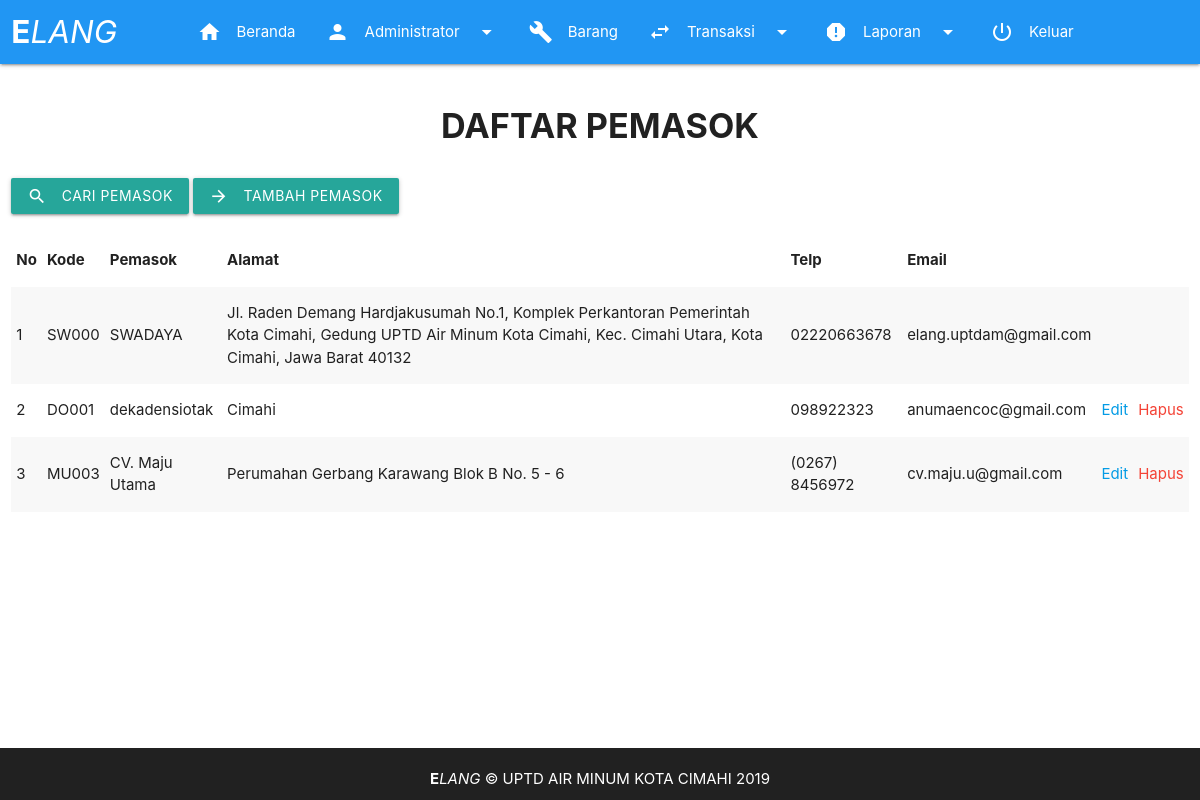
The page /page/list_supplier.php (signed in) on the database its author committed.
### tables this page shows
CREATE TABLE `supplier` (
  `id` tinyint(4) NOT NULL,
  `kode` varchar(5) NOT NULL,
  `nama` varchar(255) NOT NULL,
  `alamat` text NOT NULL,
  `no_kontak` varchar(20) NOT NULL,
  `email` varchar(100) NOT NULL,
  `num_kode` int(3) NOT NULL
);

### fungsi/fungsi.php (called while the page is built, shortened)
<?php
function tampilkan_supplier(){
	global $link;
	$query = "SELECT * FROM supplier";
	$result = mysqli_query($link, $query) or die ('gagal menampilkan data supplier');
	return $result;
}
?>

### page/list_supplier.php (the view, shortened to what this page needs)
<!DOCTYPE html>
  <html>
    <head>
      <?php require_once "../aset/view/headcontent.php"; ?>
    </head>
    <body>
      <?php
      require_once "../aset/view/header.php";
      require_once "../fungsi/db.php";
      require_once "../fungsi/fungsi.php";
      $nourut = 1;
      $supplier = tampilkan_supplier();
      ?>
      <main>
        <div class="row">
          <div class="col s12">
            <h4><div class="center"><b>DAFTAR PEMASOK</b></div></h4>
          </div>
        </div>
        <div class="row">
          <div class="col s12">
            <button class="btn waves-effect waves-light" onClick="tampilkan_cari()">Cari Pemasok
              <i class="material-icons left">search</i>
            </button>
            <button class="btn waves-effect waves-light" onClick="tampilkan_form()">Tambah Pemasok
              <i class="material-icons left">arrow_forward</i>
            </button>
          </div>
        </div>
        <div class="row">
          <div class="col s12">
            <table class="striped responsive-table">
              <thead>
                <tr>
                    <th>No</th>
                    <th>Kode</th>
                    <th>Pemasok</th>
                    <th>Alamat</th>
                    <th>Telp</th>
                    <th>Email</th>
                    <th></th>
                    <th></th>
                </tr>
              </thead>
              <tbody>
                <?php
                while($row = mysqli_fetch_assoc($supplier)):
								$sembunyi = '';
                if ($row['kode'] === 'SW000') {
                  $sembunyi = 'none';
                }else{
                  $sembunyi = '';
                }
                ?>
                <tr>
                  <td><?=$nourut++;?></td>
                  <td><?=$row['kode'];?></td>
                  <td><?=$row['nama'];?></td>
                  <td><?=$row['alamat'];?></td>
                  <td><?=$row['no_kontak'];?></td>
                  <td><?=$row['email'];?></td>
                  <td><a href="edit_list_supplier.php?id=<?=$row['id'];?>" style="display: <?=$sembunyi;?>;">Edit</a></td>
                  <td><a href="hapus_supplier.php?id=<?=$row['id'];?>" class="red-text" onclick="return confirm('Apakah anda yakin akan menghapus data ini?')" style="display: <?=$sembunyi;?>;">Hapus</a></td>
                </tr>
                <?php endwhile; ?>
              </tbody>
            </table>
          </div>
        </div>
      </main>
      <?php
      require_once "../aset/view/footer.php";
      ?>
    </body>
  </html>

### aset/css/style.css (style rules this page uses)
* { margin: 0; padding: 0; }
body { background: #fff; display: flex; min-height: 100vh; flex-direction: column; }
main { flex: 1 0 auto; }

### rows shown on the page
supplier: kode "SW000", nama "SWADAYA", alamat "Jl. Raden Demang Hardjakusumah No.1, Komplek Perkantoran Pemerintah Kota Cimahi, Gedung UPTD Air Minum Kota Cimahi, Kec. Cimahi Utara, Kota Cimahi, Jawa Barat 40132", no_kontak "02220663678", email "elang.uptdam@gmail.com"
supplier: kode "DO001", nama "dekadensiotak", alamat "Cimahi", no_kontak "098922323", email "anumaencoc@gmail.com"
supplier: kode "MU003", nama "CV. Maju Utama", alamat "Perumahan Gerbang Karawang Blok B No. 5 - 6", no_kontak "(0267) 8456972", email "cv.maju.u@gmail.com"

### other values the page prints
$_SESSION['username'] "Administrator"
